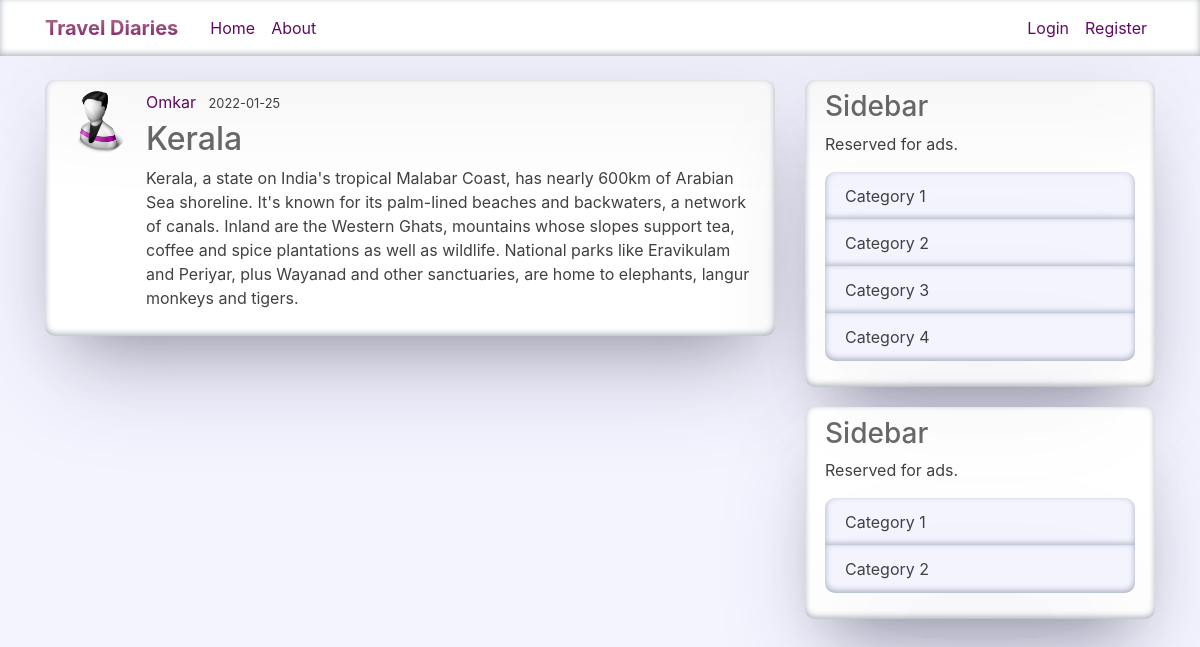
Page /post/34 on the committed database.
### travel/models.py (models this page shows, shortened)
class User(db.Model, UserMixin):
    id = db.Column(db.Integer, primary_key=True)
    username = db.Column(db.String(20), unique=True, nullable=False)
    email = db.Column(db.String(120), unique=True, nullable=False)
    image_file = db.Column(db.String(20), nullable=False, default='default.png')
    password = db.Column(db.String(60), nullable=False)
    posts = db.relationship('Post', backref='author', lazy=True)

class Post(db.Model):
    id = db.Column(db.Integer, primary_key=True)
    title = db.Column(db.String(100), nullable=False)
    date_posted = db.Column(db.DateTime, nullable=False, default=datetime.utcnow)
    content = db.Column(db.Text, nullable=False)
    user_id = db.Column(db.Integer, db.ForeignKey('user.id'), nullable=False)

### travel/posts/routes.py (the view)
@posts.route("/post/<int:post_id>")
def post(post_id):
    post = Post.query.get_or_404(post_id)
    return render_template('post.html', title=post.title, post=post)

### travel/templates/post.html (shortened to what this page needs)
{% extends "layout.html" %}
{% block content %}
  <article class="media content-section">
    <img class="rounded-circle article-img" src="{{ url_for('static', filename='profile_pics/' + post.author.image_file) }}">
    <div class="media-body">
      <div class="article-metadata">
        <a class="mr-2" href="{{ url_for('users.user_posts', username=post.author.username) }}">{{ post.author.username }}</a>
        <small class="text-muted">{{ post.date_posted.strftime('%Y-%m-%d') }}</small>
      </div>
      <h2 class="article-title">{{ post.title }}</h2>
      <p class="article-content">{{ post.content }}</p>
    </div>
  </article>
{% endblock content %}

### travel/static/style.css (style rules this page uses)
:root { --panel-background: white; --medium-color: #f4f4ff; --header-background: white; --title-color: #696969; --text-color: #414141; --link-color: #620962; --hover-color: #c98994; --box-shadow: rgb(50 50 93 / 25%) 0px 50px 100px -20px, rgb(0 0 0 / 30%) 0px 30px 60px -30px, rgb(10 37 64 / 35%) 0px -2px 6px 0px inset; }
body { color: var(--text-color); margin-top: 5rem; background-color: var(--medium-color); height: 100vh; }
h1, h2, h3, h4, h5, h6 { color: var(--title-color); }
.text-muted { color: var(--text-color) !important; }
.content-section { background: var(--panel-background); padding: 10px 20px; border-radius: 10px; margin-bottom: 20px; -webkit-box-shadow: var(--box-shadow); box-shadow: var(--box-shadow); }
.article-title { color: var(--title-color); }
.article-content { white-space: pre-line; }
.article-img { height: 65px; width: 65px; margin-right: 16px; }
.article-metadata { padding-bottom: 1px; margin-bottom: 4px; border-bottom: 1px solid var(--header-background); }
a { color: var(--link-color); }

### rows in the picture
User: image_file (placeholder picture), author.username "Omkar"
Post: date_posted "2022-01-25", title "Kerala", content "Kerala, a state on India's tropical Malabar Coast, has nearly 600km of Arabian Sea shoreline. It's known for its palm-lined beaches and backwaters, a network of canals. Inland are the Western Ghats, mountains whose slopes support tea, coffee and spice plantations as well as wildlife. National parks like Eravikulam and Periyar, plus Wayanad and other sanctuaries, are home to elephants, langur monkeys and tigers."
